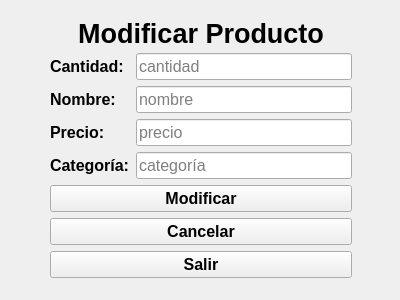
<?xml version="1.0" encoding="UTF-8"?>
<ui version="4.0">
 <class>ModificarProducto</class>
 <widget class="QWidget" name="ModificarProducto">
  <property name="geometry">
   <rect>
    <x>0</x>
    <y>0</y>
    <width>400</width>
    <height>300</height>
   </rect>
  </property>
  <property name="windowTitle">
   <string>Form</string>
  </property>
  <widget class="QLabel" name="label_6">
   <property name="geometry">
    <rect>
     <x>0</x>
     <y>0</y>
     <width>400</width>
     <height>300</height>
    </rect>
   </property>
   <property name="text">
    <string/>
   </property>
   <property name="pixmap">
    <pixmap>../Imagenes/tweety2.jpg</pixmap>
   </property>
  </widget>
  <widget class="QWidget" name="layoutWidget">
   <property name="geometry">
    <rect>
     <x>50</x>
     <y>20</y>
     <width>302</width>
     <height>258</height>
    </rect>
   </property>
   <layout class="QGridLayout" name="gridLayout">
    <item row="2" column="1">
     <widget class="QLineEdit" name="input_name">
      <property name="font">
       <font>
        <pointsize>12</pointsize>
       </font>
      </property>
      <property name="placeholderText">
       <string>nombre</string>
      </property>
     </widget>
    </item>
    <item row="3" column="1">
     <widget class="QLineEdit" name="input_price">
      <property name="font">
       <font>
        <pointsize>12</pointsize>
       </font>
      </property>
      <property name="placeholderText">
       <string>precio</string>
      </property>
     </widget>
    </item>
    <item row="4" column="0">
     <widget class="QLabel" name="label_5">
      <property name="font">
       <font>
        <pointsize>12</pointsize>
        <weight>75</weight>
        <bold>true</bold>
       </font>
      </property>
      <property name="text">
       <string>Categoría:</string>
      </property>
     </widget>
    </item>
    <item row="4" column="1">
     <widget class="QLineEdit" name="input_category">
      <property name="font">
       <font>
        <pointsize>12</pointsize>
       </font>
      </property>
      <property name="placeholderText">
       <string>categoría</string>
      </property>
     </widget>
    </item>
    <item row="3" column="0">
     <widget class="QLabel" name="label_4">
      <property name="font">
       <font>
        <pointsize>12</pointsize>
        <weight>75</weight>
        <bold>true</bold>
       </font>
      </property>
      <property name="text">
       <string>Precio:</string>
      </property>
     </widget>
    </item>
    <item row="0" column="0" colspan="2">
     <widget class="QLabel" name="label">
      <property name="font">
       <font>
        <pointsize>20</pointsize>
        <weight>75</weight>
        <bold>true</bold>
       </font>
      </property>
      <property name="layoutDirection">
       <enum>Qt::LeftToRight</enum>
      </property>
      <property name="text">
       <string>Modificar Producto</string>
      </property>
      <property name="alignment">
       <set>Qt::AlignCenter</set>
      </property>
     </widget>
    </item>
    <item row="5" column="0" colspan="2">
     <widget class="QPushButton" name="btn_modify">
      <property name="font">
       <font>
        <pointsize>12</pointsize>
        <weight>75</weight>
        <bold>true</bold>
       </font>
      </property>
      <property name="cursor">
       <cursorShape>PointingHandCursor</cursorShape>
      </property>
      <property name="text">
       <string>Modificar</string>
      </property>
     </widget>
    </item>
    <item row="1" column="0">
     <widget class="QLabel" name="label_2">
      <property name="font">
       <font>
        <pointsize>12</pointsize>
        <weight>75</weight>
        <bold>true</bold>
       </font>
      </property>
      <property name="text">
       <string>Cantidad:</string>
      </property>
     </widget>
    </item>
    <item row="1" column="1">
     <widget class="QLineEdit" name="input_cant">
      <property name="font">
       <font>
        <pointsize>12</pointsize>
       </font>
      </property>
      <property name="placeholderText">
       <string>cantidad</string>
      </property>
     </widget>
    </item>
    <item row="2" column="0">
     <widget class="QLabel" name="label_3">
      <property name="font">
       <font>
        <pointsize>12</pointsize>
        <weight>75</weight>
        <bold>true</bold>
       </font>
      </property>
      <property name="text">
       <string>Nombre:</string>
      </property>
     </widget>
    </item>
    <item row="6" column="0" colspan="2">
     <widget class="QPushButton" name="btn_cancel">
      <property name="font">
       <font>
        <pointsize>12</pointsize>
        <weight>75</weight>
        <bold>true</bold>
       </font>
      </property>
      <property name="text">
       <string>Cancelar</string>
      </property>
     </widget>
    </item>
    <item row="7" column="0" colspan="2">
     <widget class="QPushButton" name="btn_exit">
      <property name="font">
       <font>
        <pointsize>12</pointsize>
        <weight>75</weight>
        <bold>true</bold>
       </font>
      </property>
      <property name="text">
       <string>Salir</string>
      </property>
     </widget>
    </item>
   </layout>
  </widget>
 </widget>
 <resources/>
 <connections/>
</ui>
